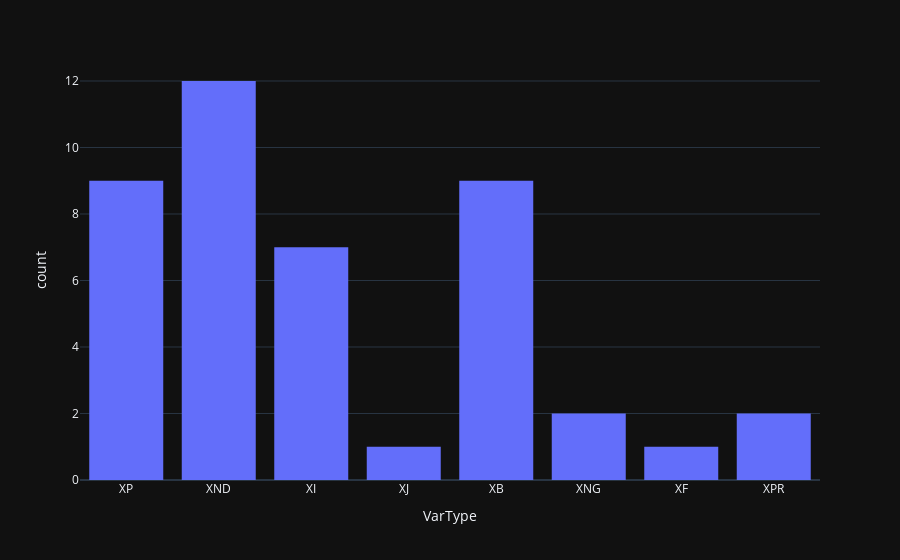

Source (notebook cell):
### Code cell
"""
6. Optically Variable Close Binary Sources of Strong, Variable X-ray Radiation (X-ray Sources)
"""

star_types = {
  "XB": "X-ray bursters. Close binary systems showing X-ray and optical bursts with durations from seconds to ten minutes and amplitudes of about 0.1 mag in V.",
  "XF": "Fluctuating X-ray systems showing rapid variations of X-ray and optical radiation on time scales of dozens of milliseconds.",
  "XI": "X-ray irregulars. Close binary systems consisting of a hot compact object surrounded by an accretion disk and a dwarf of dA-dM spectral type, displaying irregular light changes on time scales of minutes and hours with amplitudes of about 1 mag in V.",
  "XJ": "X-ray binaries characterized by the presence of relativistic jets evident at X-ray and radio wavelengths, as well as in the optical spectrum in the form of emission components showing periodic displacements with relativistic velocities.",
  "XND": "X-ray, novalike (transient) systems containing a hot compact object and a dwarf or subgiant of G-M spectral type. These systems occasionally rapidly increase in brightness by 4-9 mag in V, both in the visible and X-ray ranges, with no ejected envelope.",
  "XNG": "X-ray, novalike (transient) systems with an early-type supergiant or giant primary component and a hot compact object as a companion. The material ejected by the primary component falls onto the compact object and causes the appearance of X rays with amplitudes of about 1-2 mag in V.",
  "XP": "X-ray pulsar systems. The primary component is usually an ellipsoidal early-type supergiant, and light variability is mainly caused by the ellipsoidal primary component's rotation.",
  "XPR": "X-ray pulsar systems featuring the presence of the reflection effect, consisting of a dB-dF-type primary and an X-ray pulsar, with mean light brightest during X-ray irradiation and faintest during a low state of the X-ray source.",
  "XPRM": "X-ray systems consisting of a late-type dwarf (dK-dM) and a pulsar with a strong magnetic field, known as 'polars.' Light changes are about 1 mag in V, but the mean brightness of the system may increase by 3 mag in V if the primary component is irradiated by X rays."
}

filtered_df = df[df['VarType'].isin(star_types)]

fig = px.histogram(filtered_df, x='VarType')

fig.show()

### Figure 1 — Plotly figure (JSON) as saved in the notebook; plotly's stock layout.template omitted (floating-point values rounded to 4 significant figures)
{"data": [{"alignmentgroup": "True", "bingroup": "x", "hovertemplate": "VarType=%{x}<br>count=%{y}<extra></extra>", "legendgroup": "", "marker": {"color": "#636efa", "pattern": {"shape": ""}}, "name": "", "offsetgroup": "", "orientation": "v", "showlegend": false, "x": ["XP", "XND", "XI", "XJ", "XB", "XNG", "XP", "XND", "XP", "XP", "XF", "XP", "XNG", "XB", "XP", "XND", "XND", "XND", "XP", "XI", "XND", "XB", "XND", "XPR", "XPR", "XI", "XB", "XB", "XP", "XB", "XP", "XND", "XI", "XB", "XI", "XB", "XB", "XND", "XI", "XND", "XND", "XI", "XND"], "xaxis": "x", "yaxis": "y", "type": "histogram"}], "layout": {"xaxis": {"anchor": "y", "domain": [0.0, 1.0], "title": {"text": "VarType"}}, "yaxis": {"anchor": "x", "domain": [0.0, 1.0], "title": {"text": "count"}}, "legend": {"tracegroupgap": 0}, "margin": {"t": 60}, "barmode": "relative"}}
